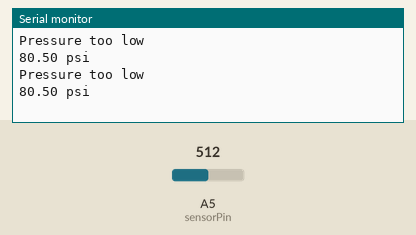
Simulated run of this sketch. Board: Arduino Uno, built with avr-gcc and run on an emulated ATmega328P. Parts: the last lines printed to the serial monitor. The inputs (shaded band) are chosen by the test bench; at power-on: A5 (sensorPin) = 512.

Above: at 11.0 s.
11.1 s: A5 (sensorPin) set to 900
At 16.9 s:
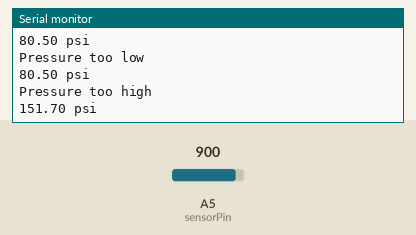
22.1 s: A5 (sensorPin) set to 1023
At 26.1 s:
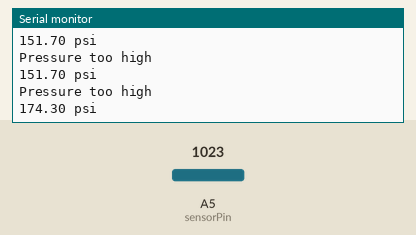
Timing chart, 0 to 27.6 s (numbered marks = the images above; inputs shaded):
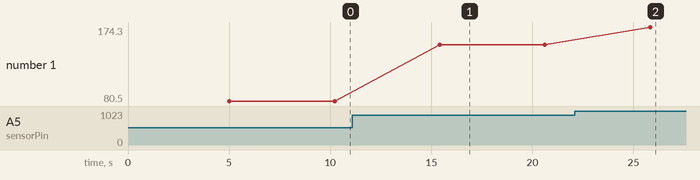

Measured:
- after the input at 11.1 s, the serial monitor: prints a new line after 4.3 s (image 1)
- after the input at 22.1 s, the serial monitor: prints a new line after 3.7 s (image 2)
- plotted number 1: 80.5 → 151.7 after the input at 11.1 s, 151.7 → 174.3 after the input at 22.1 s

The sketch:

arduino_pressure.ino
```cpp
float baselineVal;
float psiValfin;
const int sensorPin = A5;
float sensorVal;
float voltage;
float psiVal;
void setup() {

Serial.begin(9600);
}
void loop() {
// delay
delay(5000);
sensorVal = (float)analogRead(sensorPin);

voltage = ((sensorVal / 1024.0) * 5);
float psi = (37.5939 * voltage) - 13.5338; // y=mx+b
psiVal = roundoff(psi, 1);
psiValfin = psiVal - baselineVal;

if (psiValfin<10){
  psiValfin = 0;
}
if (psiValfin>10){
  if (psiValfin < 102){
    Serial.print("Pressure too low\n");
  }
  if (psiValfin > 131){
    Serial.print("Pressure too high\n");
  }
}
Serial.print(psiValfin);
Serial.println(" psi");
delay(200);
}
float roundoff(float value, unsigned char prec)
{
  float pow_10 = pow(10.0f, (float)prec);
  return round(value * pow_10) / pow_10;
}
```
